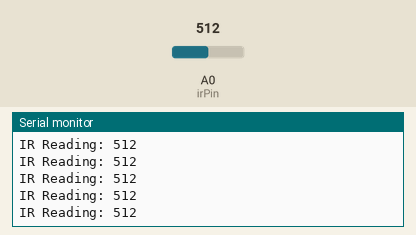
Simulated run of this sketch. Board: Arduino Uno, built with avr-gcc and run on an emulated ATmega328P. Shown: the last lines printed to the serial monitor. The inputs (shaded band) are chosen by the test bench; at power-on: A0 (irPin) = 512.

Above: at 1.2 s.
1.3 s: A0 (irPin) set to 716
At 1.31 s:
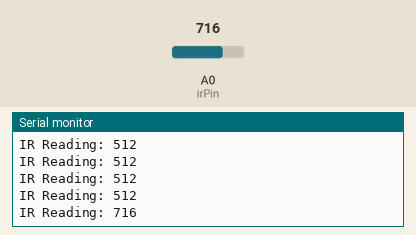
2.8 s: A0 (irPin) set to 900
At 2.82 s:
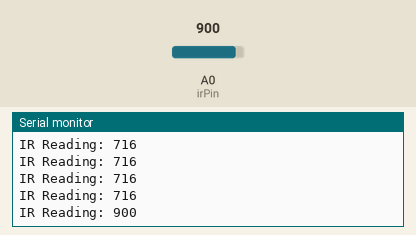
Timing chart, 0 to 5.8 s (numbered marks = the images above; inputs shaded):
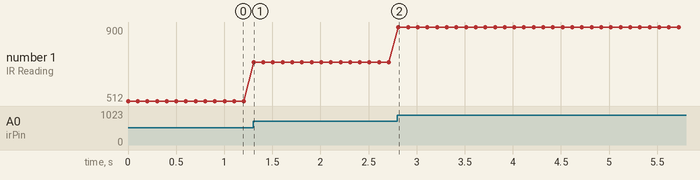

The sketch:

Task_1.1.1.ino
```cpp
const int irPin = A0;

void setup() {
  Serial.begin(9600);
}

void loop() {
  int irValue = analogRead(irPin);
  Serial.print("IR Reading: ");
  Serial.println(irValue);
  delay(100);
}
```

Measured:
- after the input at 1.3 s, the serial monitor: prints a new line at once (image 1)
- after the input at 2.8 s, the serial monitor: prints a new line at once (image 2)
- plotted number 1: 512 → 716 after the input at 1.3 s, 716 → 900 after the input at 2.8 s
